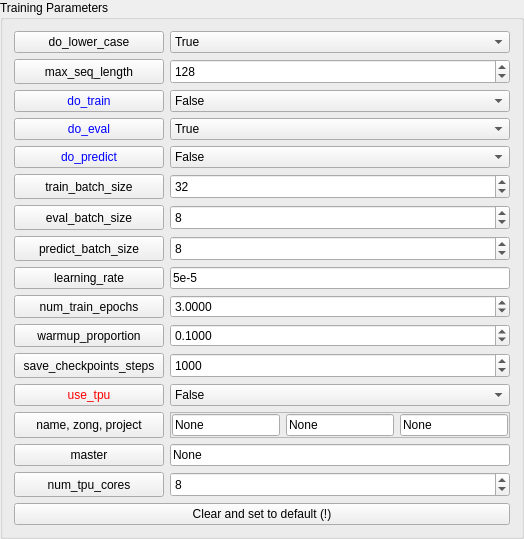
            <widget class="QGroupBox" name="groupBox_10">
             <property name="sizePolicy">
              <sizepolicy hsizetype="Expanding" vsizetype="Expanding">
               <horstretch>15</horstretch>
               <verstretch>0</verstretch>
              </sizepolicy>
             </property>
             <property name="minimumSize">
              <size>
               <width>150</width>
               <height>0</height>
              </size>
             </property>
             <property name="title">
              <string>Training Parameters</string>
             </property>
             <layout class="QFormLayout" name="formLayout_4">
              <item row="0" column="0">
               <widget class="QPushButton" name="pushButton_9">
                <property name="sizePolicy">
                 <sizepolicy hsizetype="Minimum" vsizetype="Minimum">
                  <horstretch>0</horstretch>
                  <verstretch>0</verstretch>
                 </sizepolicy>
                </property>
                <property name="minimumSize">
                 <size>
                  <width>150</width>
                  <height>20</height>
                 </size>
                </property>
                <property name="layoutDirection">
                 <enum>Qt::LeftToRight</enum>
                </property>
                <property name="text">
                 <string>do_lower_case</string>
                </property>
               </widget>
              </item>
              <item row="0" column="1">
               <widget class="QComboBox" name="comboBox">
                <property name="sizePolicy">
                 <sizepolicy hsizetype="Minimum" vsizetype="Minimum">
                  <horstretch>0</horstretch>
                  <verstretch>0</verstretch>
                 </sizepolicy>
                </property>
                <property name="minimumSize">
                 <size>
                  <width>0</width>
                  <height>20</height>
                 </size>
                </property>
                <item>
                 <property name="text">
                  <string>True</string>
                 </property>
                </item>
                <item>
                 <property name="text">
                  <string>False</string>
                 </property>
                </item>
               </widget>
              </item>
              <item row="1" column="0">
               <widget class="QPushButton" name="pushButton_10">
                <property name="sizePolicy">
                 <sizepolicy hsizetype="Minimum" vsizetype="Minimum">
                  <horstretch>0</horstretch>
                  <verstretch>0</verstretch>
                 </sizepolicy>
                </property>
                <property name="minimumSize">
                 <size>
                  <width>150</width>
                  <height>15</height>
                 </size>
                </property>
                <property name="layoutDirection">
                 <enum>Qt::LeftToRight</enum>
                </property>
                <property name="text">
                 <string>max_seq_length</string>
                </property>
               </widget>
              </item>
              <item row="1" column="1">
               <widget class="QSpinBox" name="spinBox">
                <property name="minimumSize">
                 <size>
                  <width>0</width>
                  <height>25</height>
                 </size>
                </property>
                <property name="minimum">
                 <number>1</number>
                </property>
                <property name="maximum">
                 <number>100000000</number>
                </property>
                <property name="value">
                 <number>128</number>
                </property>
               </widget>
              </item>
              <item row="2" column="0">
               <widget class="QPushButton" name="pushButton_11">
                <property name="sizePolicy">
                 <sizepolicy hsizetype="Minimum" vsizetype="Minimum">
                  <horstretch>0</horstretch>
                  <verstretch>0</verstretch>
                 </sizepolicy>
                </property>
                <property name="minimumSize">
                 <size>
                  <width>150</width>
                  <height>20</height>
                 </size>
                </property>
                <property name="layoutDirection">
                 <enum>Qt::LeftToRight</enum>
                </property>
                <property name="styleSheet">
                 <string notr="true">color: rgb(0, 0, 255);</string>
                </property>
                <property name="text">
                 <string>do_train</string>
                </property>
               </widget>
              </item>
              <item row="2" column="1">
               <widget class="QComboBox" name="comboBox_2">
                <property name="sizePolicy">
                 <sizepolicy hsizetype="Minimum" vsizetype="Minimum">
                  <horstretch>0</horstretch>
                  <verstretch>0</verstretch>
                 </sizepolicy>
                </property>
                <property name="minimumSize">
                 <size>
                  <width>0</width>
                  <height>20</height>
                 </size>
                </property>
                <item>
                 <property name="text">
                  <string>False</string>
                 </property>
                </item>
                <item>
                 <property name="text">
                  <string>True</string>
                 </property>
                </item>
               </widget>
              </item>
              <item row="3" column="0">
               <widget class="QPushButton" name="pushButton_12">
                <property name="sizePolicy">
                 <sizepolicy hsizetype="Minimum" vsizetype="Minimum">
                  <horstretch>0</horstretch>
                  <verstretch>0</verstretch>
                 </sizepolicy>
                </property>
                <property name="minimumSize">
                 <size>
                  <width>150</width>
                  <height>20</height>
                 </size>
                </property>
                <property name="layoutDirection">
                 <enum>Qt::LeftToRight</enum>
                </property>
                <property name="styleSheet">
                 <string notr="true">color: rgb(0, 0, 255);</string>
                </property>
                <property name="text">
                 <string>do_eval</string>
                </property>
               </widget>
              </item>
              <item row="3" column="1">
               <widget class="QComboBox" name="comboBox_3">
                <property name="sizePolicy">
                 <sizepolicy hsizetype="Minimum" vsizetype="Minimum">
                  <horstretch>0</horstretch>
                  <verstretch>0</verstretch>
                 </sizepolicy>
                </property>
                <property name="minimumSize">
                 <size>
                  <width>0</width>
                  <height>20</height>
                 </size>
                </property>
                <item>
                 <property name="text">
                  <string>True</string>
                 </property>
                </item>
                <item>
                 <property name="text">
                  <string>False</string>
                 </property>
                </item>
               </widget>
              </item>
              <item row="4" column="0">
               <widget class="QPushButton" name="pushButton_14">
                <property name="sizePolicy">
                 <sizepolicy hsizetype="Minimum" vsizetype="Minimum">
                  <horstretch>0</horstretch>
                  <verstretch>0</verstretch>
                 </sizepolicy>
                </property>
                <property name="minimumSize">
                 <size>
                  <width>150</width>
                  <height>20</height>
                 </size>
                </property>
                <property name="layoutDirection">
                 <enum>Qt::LeftToRight</enum>
                </property>
                <property name="styleSheet">
                 <string notr="true">color: rgb(0, 0, 255);</string>
                </property>
                <property name="text">
                 <string>do_predict</string>
                </property>
               </widget>
              </item>
              <item row="4" column="1">
               <widget class="QComboBox" name="comboBox_4">
                <property name="sizePolicy">
                 <sizepolicy hsizetype="Minimum" vsizetype="Minimum">
                  <horstretch>0</horstretch>
                  <verstretch>0</verstretch>
                 </sizepolicy>
                </property>
                <property name="minimumSize">
                 <size>
                  <width>0</width>
                  <height>20</height>
                 </size>
                </property>
                <item>
                 <property name="text">
                  <string>False</string>
                 </property>
                </item>
                <item>
                 <property name="text">
                  <string>True</string>
                 </property>
                </item>
               </widget>
              </item>
              <item row="5" column="0">
               <widget class="QPushButton" name="pushButton_13">
                <property name="sizePolicy">
                 <sizepolicy hsizetype="Minimum" vsizetype="Minimum">
                  <horstretch>0</horstretch>
                  <verstretch>0</verstretch>
                 </sizepolicy>
                </property>
                <property name="minimumSize">
                 <size>
                  <width>150</width>
                  <height>20</height>
                 </size>
                </property>
                <property name="layoutDirection">
                 <enum>Qt::LeftToRight</enum>
                </property>
                <property name="text">
                 <string>train_batch_size</string>
                </property>
               </widget>
              </item>
              <item row="5" column="1">
               <widget class="QSpinBox" name="spinBox_2">
                <property name="minimumSize">
                 <size>
                  <width>0</width>
                  <height>25</height>
                 </size>
                </property>
                <property name="minimum">
                 <number>1</number>
                </property>
                <property name="maximum">
                 <number>100000000</number>
                </property>
                <property name="value">
                 <number>32</number>
                </property>
               </widget>
              </item>
              <item row="6" column="0">
               <widget class="QPushButton" name="pushButton_21">
                <property name="sizePolicy">
                 <sizepolicy hsizetype="Minimum" vsizetype="Minimum">
                  <horstretch>0</horstretch>
                  <verstretch>0</verstretch>
                 </sizepolicy>
                </property>
                <property name="minimumSize">
                 <size>
                  <width>150</width>
                  <height>20</height>
                 </size>
                </property>
                <property name="layoutDirection">
                 <enum>Qt::LeftToRight</enum>
                </property>
                <property name="text">
                 <string>eval_batch_size</string>
                </property>
               </widget>
              </item>
              <item row="6" column="1">
               <widget class="QSpinBox" name="spinBox_5">
                <property name="minimumSize">
                 <size>
                  <width>0</width>
                  <height>25</height>
                 </size>
                </property>
                <property name="minimum">
                 <number>1</number>
                </property>
                <property name="maximum">
                 <number>100000000</number>
                </property>
                <property name="value">
                 <number>8</number>
                </property>
               </widget>
              </item>
              <item row="7" column="0">
               <widget class="QPushButton" name="pushButton_29">
                <property name="sizePolicy">
                 <sizepolicy hsizetype="Minimum" vsizetype="Minimum">
                  <horstretch>0</horstretch>
                  <verstretch>0</verstretch>
                 </sizepolicy>
                </property>
                <property name="minimumSize">
                 <size>
                  <width>150</width>
                  <height>20</height>
                 </size>
                </property>
                <property name="layoutDirection">
                 <enum>Qt::LeftToRight</enum>
                </property>
                <property name="text">
                 <string>predict_batch_size</string>
                </property>
               </widget>
              </item>
              <item row="7" column="1">
               <widget class="QSpinBox" name="spinBox_9">
                <property name="minimumSize">
                 <size>
                  <width>0</width>
                  <height>25</height>
                 </size>
                </property>
                <property name="minimum">
                 <number>1</number>
                </property>
                <property name="maximum">
                 <number>100000000</number>
                </property>
                <property name="value">
                 <number>8</number>
                </property>
               </widget>
              </item>
              <item row="8" column="0">
               <widget class="QPushButton" name="pushButton_30">
                <property name="sizePolicy">
                 <sizepolicy hsizetype="Minimum" vsizetype="Minimum">
                  <horstretch>0</horstretch>
                  <verstretch>0</verstretch>
                 </sizepolicy>
                </property>
                <property name="minimumSize">
                 <size>
                  <width>150</width>
                  <height>20</height>
                 </size>
                </property>
                <property name="layoutDirection">
                 <enum>Qt::LeftToRight</enum>
                </property>
                <property name="text">
                 <string>learning_rate</string>
                </property>
               </widget>
              </item>
              <item row="8" column="1">
               <widget class="QLineEdit" name="lineEdit_9">
                <property name="text">
                 <string>5e-5</string>
                </property>
               </widget>
              </item>
              <item row="9" column="0">
               <widget class="QPushButton" name="pushButton_31">
                <property name="sizePolicy">
                 <sizepolicy hsizetype="Minimum" vsizetype="Minimum">
                  <horstretch>0</horstretch>
                  <verstretch>0</verstretch>
                 </sizepolicy>
                </property>
                <property name="minimumSize">
                 <size>
                  <width>150</width>
                  <height>20</height>
                 </size>
                </property>
                <property name="layoutDirection">
                 <enum>Qt::LeftToRight</enum>
                </property>
                <property name="text">
                 <string>num_train_epochs</string>
                </property>
               </widget>
              </item>
              <item row="9" column="1">
               <widget class="QDoubleSpinBox" name="doubleSpinBox">
                <property name="decimals">
                 <number>4</number>
                </property>
                <property name="maximum">
                 <double>10000000.000000000000000</double>
                </property>
                <property name="value">
                 <double>3.000000000000000</double>
                </property>
               </widget>
              </item>
              <item row="10" column="0">
               <widget class="QPushButton" name="pushButton_32">
                <property name="sizePolicy">
                 <sizepolicy hsizetype="Minimum" vsizetype="Minimum">
                  <horstretch>0</horstretch>
                  <verstretch>0</verstretch>
                 </sizepolicy>
                </property>
                <property name="minimumSize">
                 <size>
                  <width>150</width>
                  <height>20</height>
                 </size>
                </property>
                <property name="layoutDirection">
                 <enum>Qt::LeftToRight</enum>
                </property>
                <property name="text">
                 <string>warmup_proportion</string>
                </property>
               </widget>
              </item>
              <item row="10" column="1">
               <widget class="QDoubleSpinBox" name="doubleSpinBox_2">
                <property name="decimals">
                 <number>4</number>
                </property>
                <property name="maximum">
                 <double>10000000.000000000000000</double>
                </property>
                <property name="singleStep">
                 <double>0.000000000000000</double>
                </property>
                <property name="value">
                 <double>0.100000000000000</double>
                </property>
               </widget>
              </item>
              <item row="11" column="0">
               <widget class="QPushButton" name="pushButton_44">
                <property name="sizePolicy">
                 <sizepolicy hsizetype="Minimum" vsizetype="Minimum">
                  <horstretch>0</horstretch>
                  <verstretch>0</verstretch>
                 </sizepolicy>
                </property>
                <property name="minimumSize">
                 <size>
                  <width>150</width>
                  <height>20</height>
                 </size>
                </property>
                <property name="layoutDirection">
                 <enum>Qt::LeftToRight</enum>
                </property>
                <property name="text">
                 <string>save_checkpoints_steps</string>
                </property>
               </widget>
              </item>
              <item row="11" column="1">
               <widget class="QSpinBox" name="spinBox_14">
                <property name="minimumSize">
                 <size>
                  <width>0</width>
                  <height>25</height>
                 </size>
                </property>
                <property name="minimum">
                 <number>1</number>
                </property>
                <property name="maximum">
                 <number>100000000</number>
                </property>
                <property name="value">
                 <number>1000</number>
                </property>
               </widget>
              </item>
              <item row="12" column="0">
               <widget class="QPushButton" name="pushButton_45">
                <property name="sizePolicy">
                 <sizepolicy hsizetype="Minimum" vsizetype="Minimum">
                  <horstretch>0</horstretch>
                  <verstretch>0</verstretch>
                 </sizepolicy>
                </property>
                <property name="minimumSize">
                 <size>
                  <width>150</width>
                  <height>20</height>
                 </size>
                </property>
                <property name="layoutDirection">
                 <enum>Qt::LeftToRight</enum>
                </property>
                <property name="styleSheet">
                 <string notr="true">color: rgb(255, 0, 0);</string>
                </property>
                <property name="text">
                 <string>use_tpu</string>
                </property>
               </widget>
              </item>
              <item row="12" column="1">
               <widget class="QComboBox" name="comboBox_17">
                <property name="sizePolicy">
                 <sizepolicy hsizetype="Minimum" vsizetype="Minimum">
                  <horstretch>0</horstretch>
                  <verstretch>0</verstretch>
                 </sizepolicy>
                </property>
                <property name="minimumSize">
                 <size>
                  <width>0</width>
                  <height>20</height>
                 </size>
                </property>
                <item>
                 <property name="text">
                  <string>False</string>
                 </property>
                </item>
                <item>
                 <property name="text">
                  <string>True</string>
                 </property>
                </item>
               </widget>
              </item>
              <item row="13" column="0">
               <widget class="QPushButton" name="pushButton_46">
                <property name="sizePolicy">
                 <sizepolicy hsizetype="Minimum" vsizetype="Minimum">
                  <horstretch>0</horstretch>
                  <verstretch>0</verstretch>
                 </sizepolicy>
                </property>
                <property name="minimumSize">
                 <size>
                  <width>150</width>
                  <height>20</height>
                 </size>
                </property>
                <property name="layoutDirection">
                 <enum>Qt::LeftToRight</enum>
                </property>
                <property name="text">
                 <string>name, zong, project</string>
                </property>
               </widget>
              </item>
              <item row="13" column="1">
               <widget class="QFrame" name="frame_6">
                <property name="frameShape">
                 <enum>QFrame::StyledPanel</enum>
                </property>
                <property name="frameShadow">
                 <enum>QFrame::Raised</enum>
                </property>
                <property name="lineWidth">
                 <number>0</number>
                </property>
                <layout class="QHBoxLayout" name="horizontalLayout_4">
                 <property name="leftMargin">
                  <number>1</number>
                 </property>
                 <property name="topMargin">
                  <number>1</number>
                 </property>
                 <property name="rightMargin">
                  <number>1</number>
                 </property>
                 <property name="bottomMargin">
                  <number>1</number>
                 </property>
                 <item>
                  <widget class="QLineEdit" name="lineEdit_11">
                   <property name="text">
                    <string>None</string>
                   </property>
                  </widget>
                 </item>
                 <item>
                  <widget class="QLineEdit" name="lineEdit_12">
                   <property name="text">
                    <string>None</string>
                   </property>
                  </widget>
                 </item>
                 <item>
                  <widget class="QLineEdit" name="lineEdit_13">
                   <property name="text">
                    <string>None</string>
                   </property>
                  </widget>
                 </item>
                </layout>
               </widget>
              </item>
              <item row="14" column="0">
               <widget class="QPushButton" name="pushButton_47">
                <property name="sizePolicy">
                 <sizepolicy hsizetype="Minimum" vsizetype="Minimum">
                  <horstretch>0</horstretch>
                  <verstretch>0</verstretch>
                 </sizepolicy>
                </property>
                <property name="minimumSize">
                 <size>
                  <width>150</width>
                  <height>20</height>
                 </size>
                </property>
                <property name="layoutDirection">
                 <enum>Qt::LeftToRight</enum>
                </property>
                <property name="text">
                 <string>master</string>
                </property>
               </widget>
              </item>
              <item row="14" column="1">
               <widget class="QLineEdit" name="lineEdit_14">
                <property name="text">
                 <string>None</string>
                </property>
               </widget>
              </item>
              <item row="15" column="0">
               <widget class="QPushButton" name="pushButton_48">
                <property name="sizePolicy">
                 <sizepolicy hsizetype="Minimum" vsizetype="Minimum">
                  <horstretch>0</horstretch>
                  <verstretch>0</verstretch>
                 </sizepolicy>
                </property>
                <property name="minimumSize">
                 <size>
                  <width>150</width>
                  <height>20</height>
                 </size>
                </property>
                <property name="layoutDirection">
                 <enum>Qt::LeftToRight</enum>
                </property>
                <property name="text">
                 <string>num_tpu_cores</string>
                </property>
               </widget>
              </item>
              <item row="15" column="1">
               <widget class="QSpinBox" name="spinBox_15">
                <property name="minimumSize">
                 <size>
                  <width>0</width>
                  <height>25</height>
                 </size>
                </property>
                <property name="minimum">
                 <number>1</number>
                </property>
                <property name="maximum">
                 <number>100000000</number>
                </property>
                <property name="value">
                 <number>8</number>
                </property>
               </widget>
              </item>
              <item row="16" column="0" colspan="2">
               <widget class="QPushButton" name="pushButton_59">
                <property name="text">
                 <string>Clear and set to default (!)</string>
                </property>
               </widget>
              </item>
             </layout>
            </widget>
